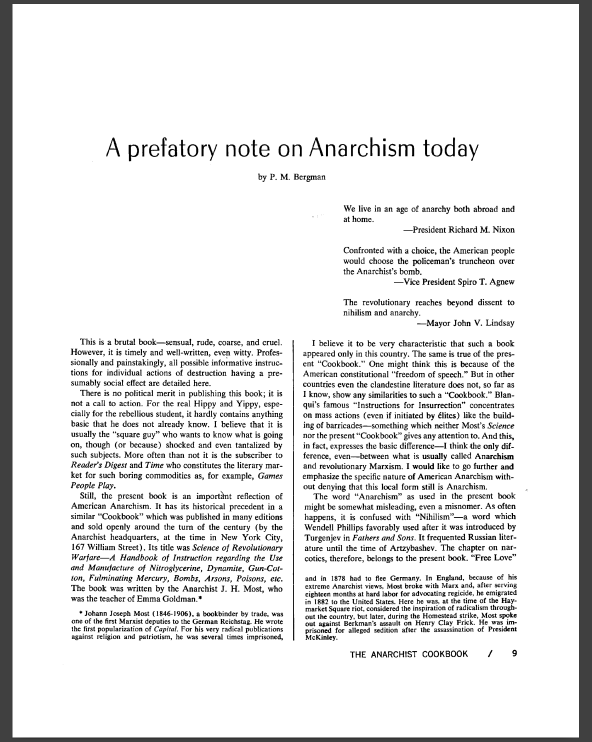
#> input picture input.png, 1184 x 1483 px (shown at 1/2 size)
$ python img-read.py
#> lines starting #> are read from the running program, lines starting #| are printed output that depends on the picture; after the words box and inside, x2 and y2 are one past the last pixel; in counts of white or black regions, pixels touching at a corner belong together
import cv2
import numpy as np
import pytesseract

# Threshold the input image
def threshold_img_func(img):
    # Convert image to greyscale with blur
    img_gray = cv2.cvtColor(img, cv2.COLOR_BGR2GRAY)
    img_blur = cv2.GaussianBlur(img_gray, (5, 5), 1)

    # Get edges using the canny function
    img_canny = cv2.Canny(img_blur, 20, 200)

    # Dialate the pixels to make the lines thicker
    kernel = np.ones((5, 5))
    img_dial = cv2.dilate(img_canny, kernel, iterations=2)

    # Erode the image to make the letters clearer
    img_threshold = cv2.erode(img_dial, kernel, iterations=1)

    return img_threshold


# Gets the contours of the image, then finds the biggest one that has 4 sides
def get_contours_func(img):

    # Returns the contour points
    contours, hierarchy = cv2.findContours(
        img, cv2.RETR_EXTERNAL, cv2.CHAIN_APPROX_NONE
    )

    # Variables to help find the biggest area and storing the points
    max_area = 0
    biggest = np.array([])

    # Iterate through the contours of the image to find the biggest one with 4 sides
    for cnt in contours:
        area = cv2.contourArea(cnt)

        # Check if area is above 10000
        if area > 10000:

            # Draw contours on the copy of the original frame to display
            cv2.drawContours(img_contours, cnt, -1, (255, 0, 0), 3)

            # Perimeter
            peri = cv2.arcLength(cnt, True)

            # Corner points
            approx = cv2.approxPolyDP(cnt, 0.02 * peri, True)

            # Make sure its square and if its bigger than the stored square it replaces it
            if area > max_area and len(approx) == 4:
                biggest = approx
                max_area = area

            # Show the contour image image for the user
            cv2.imshow("Contours", img_contours)
            cv2.waitKey(0)

    # Returns the points for the biggest 4 sided contour
    return biggest


# The biggest contour wont have the points be in order, this helper function
# re-orders the points in the correct order for it to show a rectangle
def reorder(my_points):

    my_points = my_points.reshape((4, 2))
    my_points_new = np.zeros((4, 1, 2), np.int32)

    # Add points to get point 1 and 4
    add = my_points.sum(1)

    my_points_new[0] = my_points[np.argmin(add)]  # Point 1
    my_points_new[3] = my_points[np.argmax(add)]  # Point 4

    diff = np.diff(my_points, axis=1)
    my_points_new[1] = my_points[np.argmin(diff)]  # Point 2
    my_points_new[2] = my_points[np.argmax(diff)]  # Point 3
    worked = True

    return my_points_new


# Takes the image and the points of the biggest 4 sided contour and warps the
# image to make it be of the correct perspective and proportion
def get_warp(img, biggest):

    # Ensure the order of poitns is correct
    biggest = reorder(biggest)

    # Return the 2 points that define the contour
    pts1 = np.float32(biggest)
    pts2 = np.float32([[0, 0], [1920, 0], [0, 1080], [1920, 1080]])

    # Transformation matrix to turn the image into the right shape
    matrix = cv2.getPerspectiveTransform(pts1, pts2)

    # Applies the transformation matrix to the image applied
    img_out = cv2.warpPerspective(img, matrix, (1920, 1080))

    # Crop 10 pixels from all sides of the output image for clarity
    img_cropped = img_out[10 : img_out.shape[0] - 10, 10 : img_out.shape[1] - 10]

    # Resize the output image to the size of the cut
    img_final = cv2.resize(
        img_cropped,
        (biggest[1][0][0] - biggest[0][0][0], biggest[2][0][1] - biggest[0][0][1]),
    )

    # Returns the final cut and warped image
    return img_final


# Open the stored image
raw_img = cv2.imread("input.png")
#> raw_img is the input picture: shape (1483, 1184, 3); min 0, max 255, mean 229.3

# Creates 2nd image to draw contours on
img_contours = raw_img.copy()

# Pre-process the initial image to cut and warp the biggest contour of 4 sides
pre_img = threshold_img_func(raw_img)
#> in threshold_img_func, `img_canny = cv2.Canny(img_blur, 20, 200)`:
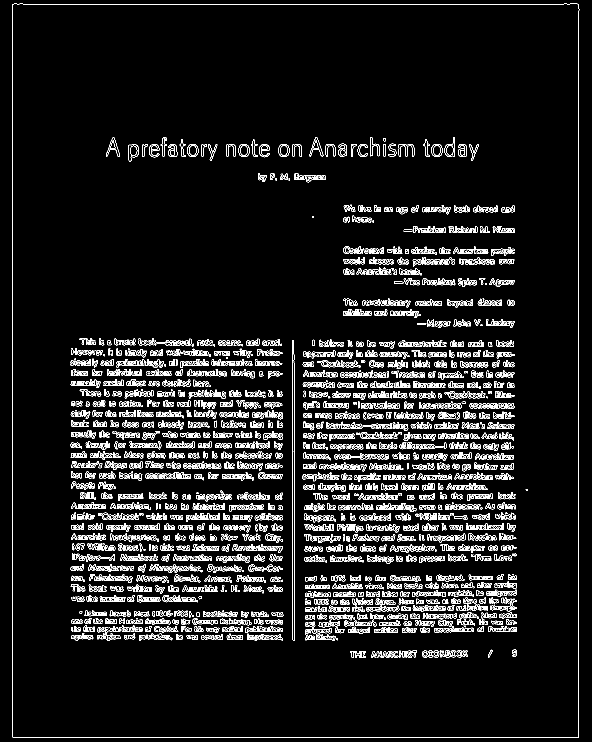
#> img_canny: shape (1483, 1184) (shown at 1/2 size); 7% white in thin lines or dots
#> in threshold_img_func, `img_dial = cv2.dilate(img_canny, kernel, iterations=2)`:
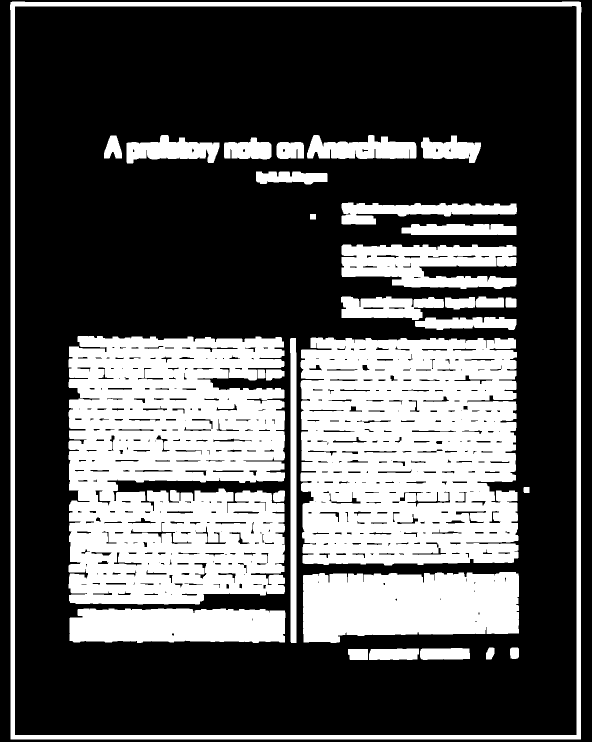
#> img_dial: shape (1483, 1184) (shown at 1/2 size); 33.7% white; 31 white regions, largest, box (x1, y1, x2, y2) and area: (137, 672, 570, 1209) 197264, (601, 675, 1037, 1131) 176739, (606, 1144, 1038, 1286) 53285
#> in threshold_img_func, `img_threshold = cv2.erode(img_dial, kernel, iterations=1)`:
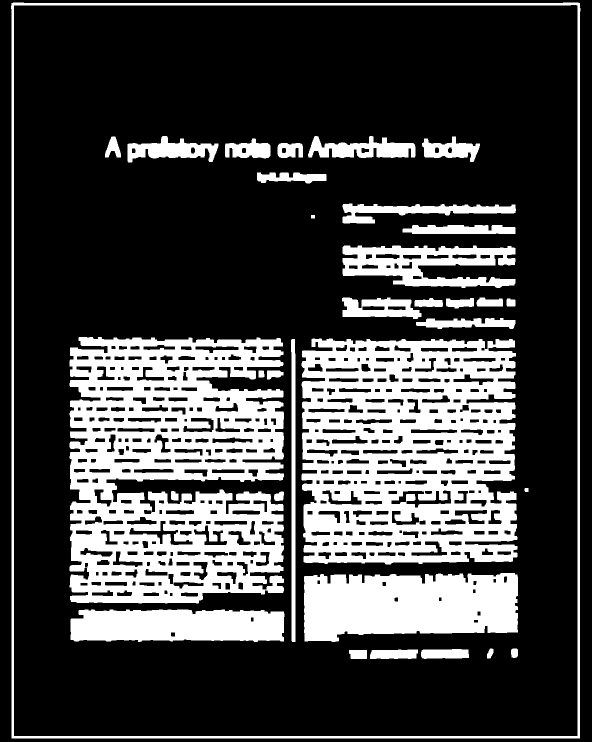
#> img_threshold: shape (1483, 1184) (shown at 1/2 size); 26.8% white; 33 white regions
cv2.imshow("Pre-Processed Image", pre_img)
cv2.waitKey(0)

# Get contours from binarised image and draw them on the raw copied img for viewing if needed it
# Output the corner points for the biggest square edge
biggest = get_contours_func(pre_img)
#> in get_contours_func, `contours, hierarchy = cv2.findContours( img, cv2.RETR_EXTERNAL, cv2.CH..`: contours = 1 contour; box (x1, y1, x2, y2) and area: (22, 5, 1161, 1477) 1669987
#> the loop in get_contours_func, `for cnt in contours:` made 1 pass
#> (area, peri, biggest, max_area) on pass 1: (1669987, 5215.3, [[23, 6], [23, 1476], [1159, 1476], [1159, 6]], 1669987)
#> pass 1, in get_contours_func, `cv2.imshow("Contours", img_contours)`:
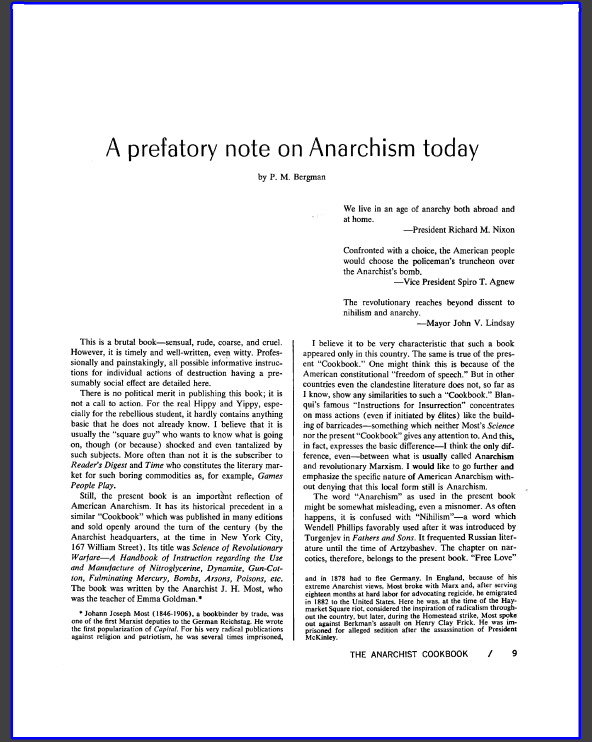
#> window 'Contours': shape (1483, 1184, 3) (shown at 1/2 size); mean B, G, R 231.6, 227.8, 227.8
#> after the loop in get_contours_func, `for cnt in contours:`: max_area = 1669987
#> biggest = [[23, 6], [23, 1476], [1159, 1476], [1159, 6]]

# Rotate and cut out the biggest corner edge
warped_img = get_warp(raw_img, biggest)
#> in reorder, `add = my_points.sum(1)`: add = [29, 1499, 2635, 1165]
#> in reorder, `diff = np.diff(my_points, axis=1)`: diff = [-17, 1453, 317, -1153]
#> in get_warp, `biggest = reorder(biggest)`: biggest = [[23, 6], [1159, 6], [23, 1476], [1159, 1476]]
#> in get_warp, `matrix = cv2.getPerspectiveTransform(pts1, pts2)`: matrix = [[1.69, 5.06e-18, -38.87], [0, 0.735, -4.41], [1.53e-19, 2.52e-21, 1]]
#> in get_warp, `img_out = cv2.warpPerspective(img, matrix, (1920, 1080))`:
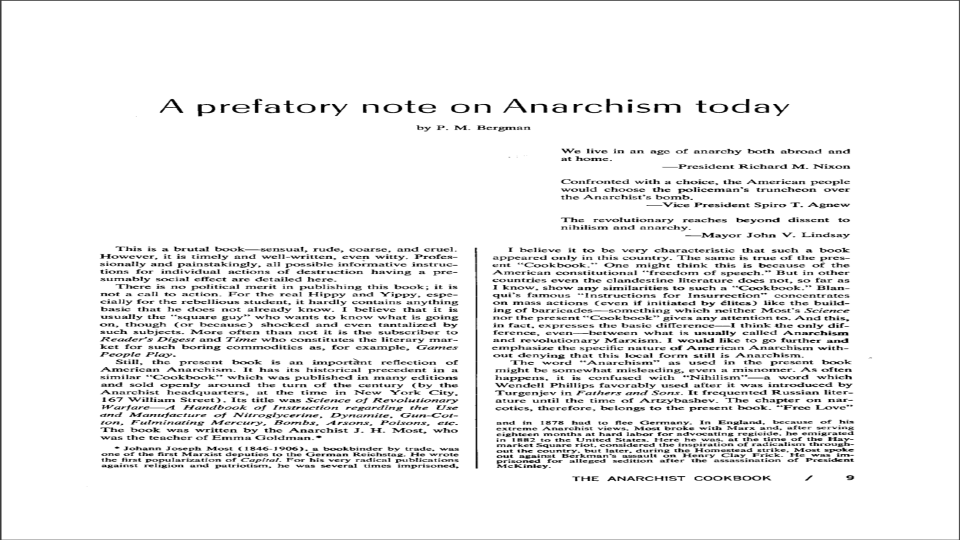
#> img_out: shape (1080, 1920, 3) (shown at 1/2 size); min 0, max 255, mean 237.8
#> in get_warp, `img_cropped = img_out[10 : img_out.shape[0] - 10, 10 : img_out.shape[1..`:
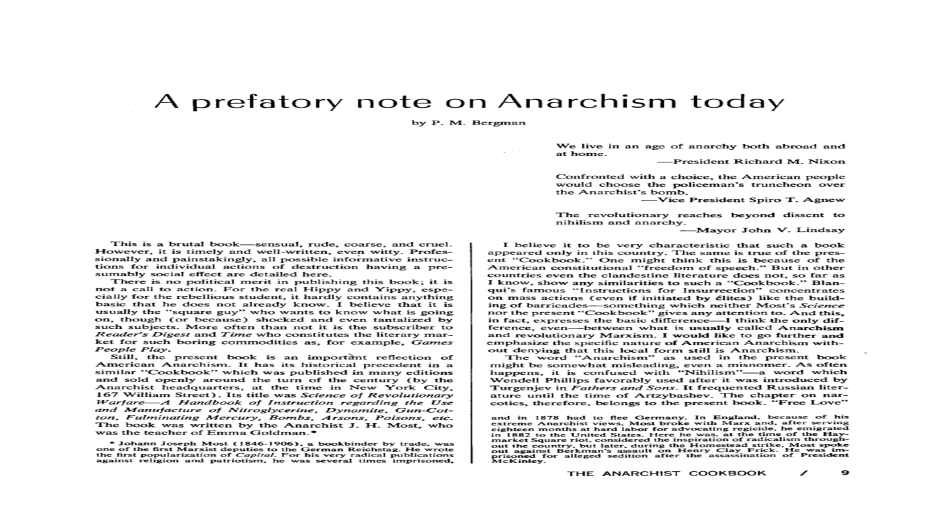
#> img_cropped: shape (1060, 1900, 3) (shown at 1/2 size); min 0, max 255, mean 238.3
#> in get_warp, `img_final = cv2.resize( img_cropped, (biggest[1][0][0] - biggest[0][0]..`:
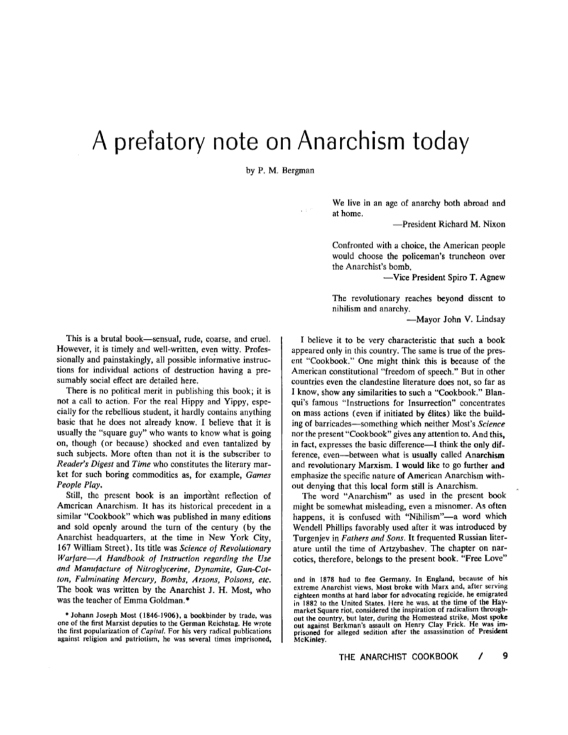
#> img_final: shape (1470, 1136, 3) (shown at 1/2 size); min 0, max 255, mean 238.2

# Show the warped image
cv2.imshow("Final Image", warped_img)
cv2.waitKey(0)

# Read the text and output this
print("Image Text Translation\n", pytesseract.image_to_string(warped_img))
#> (this line was passed over: pytesseract is not available in this run)
